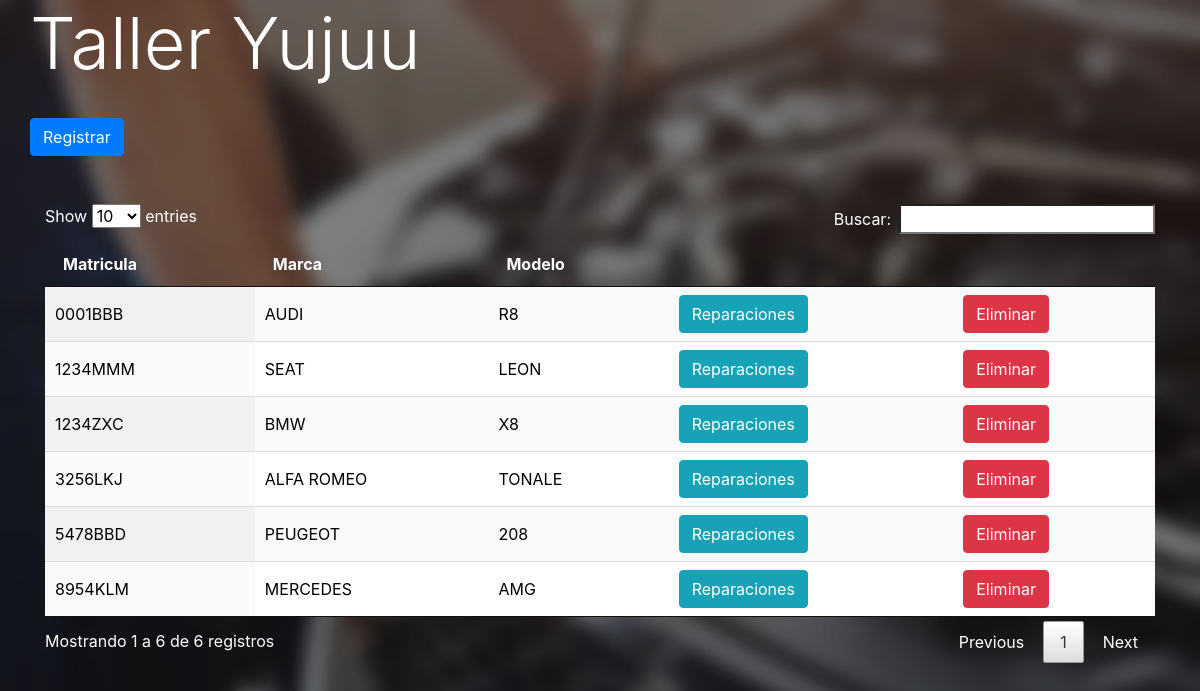
The page / on the database its author committed.
### tables this page shows
CREATE TABLE `coche` (
  `id_coche` int(2) NOT NULL,
  `marca` varchar(50) NOT NULL,
  `modelo` varchar(50) NOT NULL,
  `matricula` varchar(20) NOT NULL
);

### index.php (the view, shortened to what this page needs)
<?php
require 'conexion.php';
$sql = "SELECT * FROM coche";
$resultado = $mysqli->query($sql);
?>
<!doctype html>
<html lang="es">
<head>
	<link rel="stylesheet" href="css/bootstrap.min.css">
	<link rel="stylesheet" href="css/jquery.dataTables.min.css">
</head>
<body>
	<div class="container">
		<div class="row">
			<h1 class="display-3 ">Taller Yujuu</h1>
		</div>
		<br>
		<div class="row">
			<a href="coches.php"><button type="button" class="btn btn-primary">Registrar</button></a>
		</div>
		<br>
		<br>
		<table id="tabla" class="display" style="width:100%">
			<thead>
				<tr>
					<th>Matricula</th>
					<th>Marca</th>
					<th>Modelo</th>
					<th></th>
					<th></th>
				</tr>
			</thead>
			<tbody>
				<?php
				while ($fila = $resultado->fetch_assoc()) {
					echo "<tr>";
					echo "<td>$fila[matricula]</td>";
					echo "<td>$fila[marca]</td>";
					echo "<td>$fila[modelo]</td>";
					echo "<td><a href='reparaciones.php?id=$fila[id_coche]' class='btn btn-info'>Reparaciones</a></td>";
					echo "<td><a href='eliminar.php?id=$fila[id_coche]' class='btn btn-danger'>Eliminar</a></td>";
					echo "</tr>";
				}
				?>
			</tbody>
		</table>
	</div>
</body>
</html>

### index.php (style rules this page uses)
tbody { color:black; }
th, h1 { color: white; }
body { background-image: url("imagenes/fondo.jpg"); background-repeat: no-repeat; background-size: cover; }

### rows shown on the page
coche: matricula "1234ZXC", marca "BMW", modelo "X8"
coche: matricula "0001BBB", marca "AUDI", modelo "R8"
coche: matricula "1234MMM", marca "SEAT", modelo "LEON"
coche: matricula "5478BBD", marca "PEUGEOT", modelo "208"
coche: matricula "3256LKJ", marca "ALFA ROMEO", modelo "TONALE"
coche: matricula "8954KLM", marca "MERCEDES", modelo "AMG"
